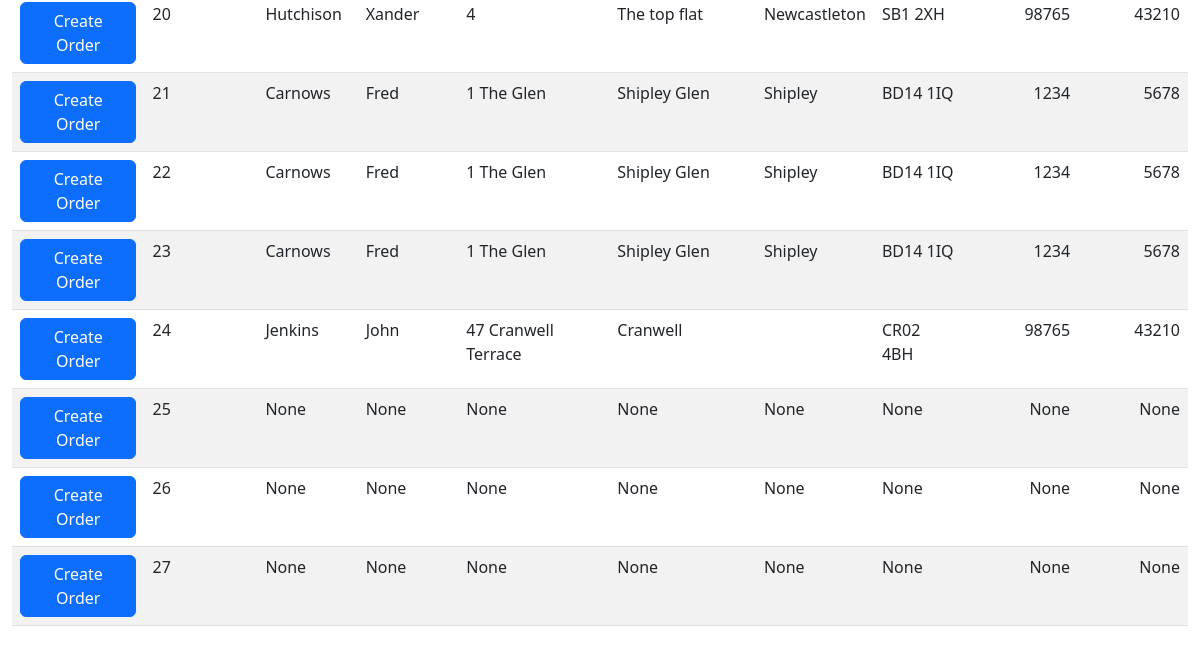
Before: /list_of_customers (lower part) with the older database file.
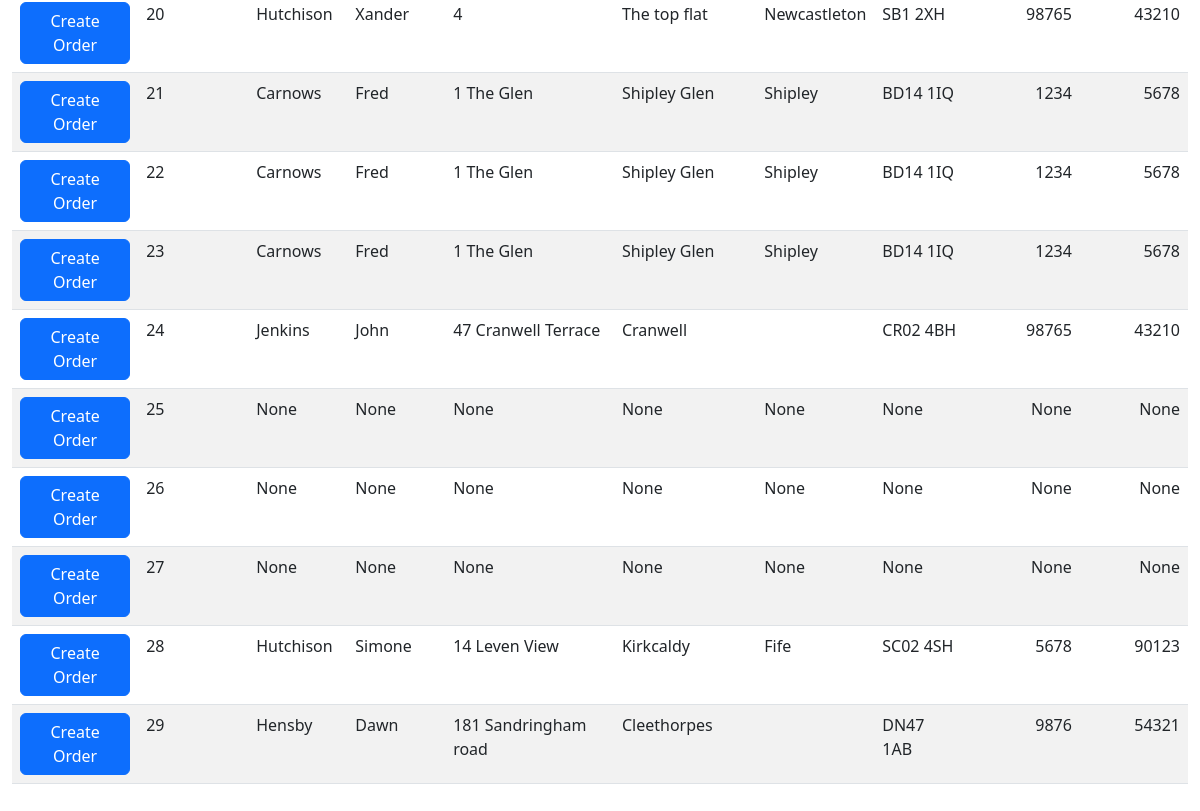
After: the same page with the newer database file.
### tables this page shows
CREATE TABLE customers(id INTEGER PRIMARY KEY AUTOINCREMENT NOT NULL, first_name TEXT, last_name TEXT, address_1 TEXT, address_2 TEXT, address_3 TEXT, postcode TEXT, telephone_1 TEXT, telephone_2 TEXT);

### app.py (the view)
@app.route("/list_of_customers", methods=["GET", "POST"])
def list_of_customers():
    if request.method == "POST":
        customer_id = request.form.get("customer_id")
        detail = db.execute("select * from customers WHERE id = (?);", customer_id)
        return render_template("customer_order.html",customer_id = customer_id, detail = detail)
    else:
        detail = db.execute("select * from customers;")
        return render_template("list_of_customers.html",detail = detail)

### app.py (called while the page is built)
@app.after_request
def after_request(response):
    response.headers["Cache-Control"] = "no-cache, no-store, must-revalidate"
    response.headers["Expires"] = 0
    response.headers["Pragma"] = "no-cache"
    return response

### templates/list_of_customers.html (shortened to what this page needs)
{% extends "layout.html" %}
{% block main %}
<div class="section">
    <table class="table table-striped">
        <tbody>
            {% for row in detail %}
            <tr>
                <form action="/list_of_customers" method="post">
                    <td><input type="hidden" name="customer_id" VALUE="{{ row['id'] }}"><button class="btn btn-primary" type="submit">Create Order</button></td>
                </form>
                <td class="text-start">{{ row["id"] }}</td>
                <td class="text-start">{{ row["last_name"] }}</td>
                <td class="text-start">{{ row["first_name"] }}</td>
                <td class="text-start">{{ row["address_1"] }}</td>
                <td class="text-start">{{ row["address_2"] }}</td>
                <td class="text-start">{{ row["address_3"] }}</td>
                <td class="text-start">{{ row["postcode"] }}</td>
                <td></td>
                <td class="text-end" colspan="8">{{ row["telephone_1"] }}</td>
                <td class="text-end">{{ row["telephone_2"] }}</td>
                </tr>
            {% endfor %}
        </tbody>
    </div>
{% endblock %}

### templates/layout.html (shortened to what this page needs)
<!doctype html>
<html lang="en">
  <head>
    <link href="https://cdn.jsdelivr.net/npm/bootstrap@5.3.0/dist/css/bootstrap.min.css" rel="stylesheet">
    <link href="/static/styles.css" rel="stylesheet">
  </head>
  <body>
      <main class="container-fluid py-5 text-center">
        {% block main %}{% endblock %}
      </main>
  </body>

Changed rows visible on the page:
added customers: id "28", last_name "Hutchison", first_name "Simone", address_1 "14 Leven View", address_2 "Kirkcaldy", address_3 "Fife", postcode "SC02 4SH", telephone_1 "5678", telephone_2 "90123"
added customers: id "29", last_name "Hensby", first_name "Dawn", address_1 "181 Sandringham road", address_2 "Cleethorpes", postcode "DN47 1AB", telephone_1 "9876", telephone_2 "54321"
